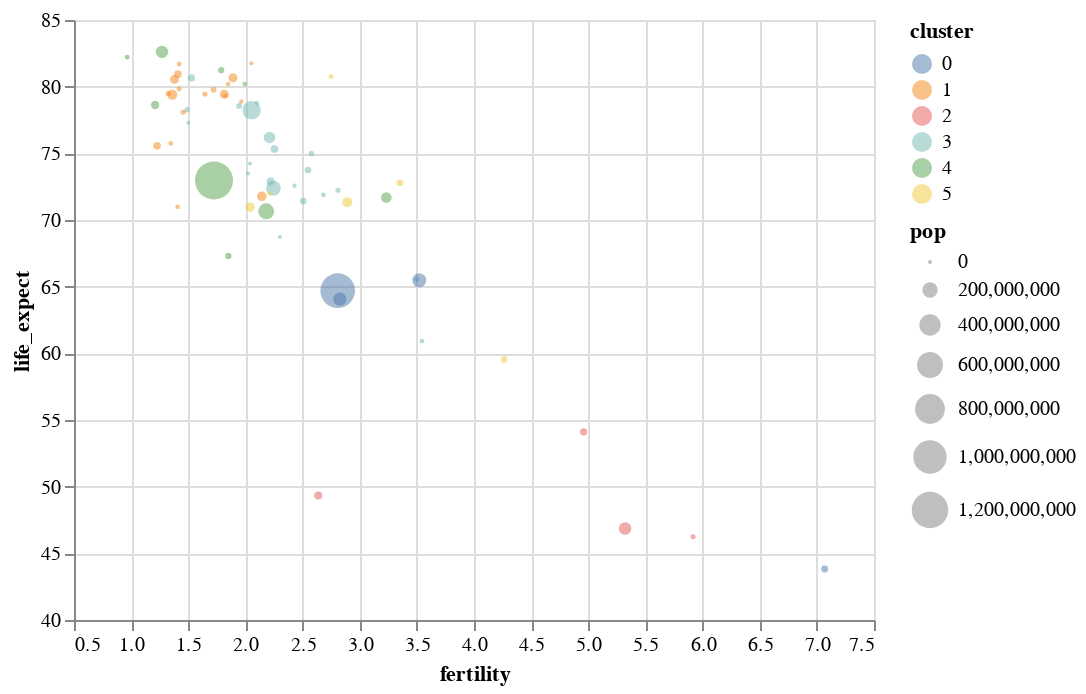

The code cell stored with this chart in its notebook:
### Code cell
# add color dimension
# also specify data type
### "column.N" = nominal aka categories
### "column.Q" = quantitative aka numerical data
### "column.O" = ordinal
### "column.T" = temporal

alt.Chart(gap2005).mark_point(filled=True).encode(
    alt.X("fertility:Q", scale=alt.Scale(zero=False)),
    alt.Y("life_expect:Q", scale=alt.Scale(zero=False)),
    alt.Size("pop:Q"),
    alt.Color("cluster:N"),
    alt.OpacityValue(0.5)
)

### Figure 1 — Vega-Lite specification as saved in the notebook (floating-point values rounded to 4 significant figures)
{"$schema": "https://vega.github.io/schema/vega-lite/v3.4.0.json", "config": {"mark": {"tooltip": null}, "view": {"height": 300, "width": 400}}, "data": {"name": "data-ba34af65c64e2b3a5a008687b8c69f55"}, "datasets": {"data-ba34af65c64e2b3a5a008687b8c69f55": [{"cluster": 0, "country": "Afghanistan", "fertility": 7.069, "life_expect": 43.83, "pop": 29928987, "year": 2005}, {"cluster": 3, "country": "Argentina", "fertility": 2.254, "life_expect": 75.32, "pop": 39537943, "year": 2005}, {"cluster": 3, "country": "Aruba", "fertility": 2.04, "life_expect": 74.24, "pop": 71566, "year": 2005}, {"cluster": 4, "country": "Australia", "fertility": 1.788, "life_expect": 81.23, "pop": 20090437, "year": 2005}, {"cluster": 1, "country": "Austria", "fertility": 1.42, "life_expect": 79.83, "pop": 8184691, "year": 2005}, {"cluster": 3, "country": "Bahamas", "fertility": 2.022, "life_expect": 73.5, "pop": 301790, "year": 2005}, {"cluster": 0, "country": "Bangladesh", "fertility": 2.826, "life_expect": 64.06, "pop": 144319628, "year": 2005}, {"cluster": 3, "country": "Barbados", "fertility": 1.5, "life_expect": 77.3, "pop": 278870, "year": 2005}, {"cluster": 1, "country": "Belgium", "fertility": 1.646, "life_expect": 79.44, "pop": 10364388, "year": 2005}, {"cluster": 3, "country": "Bolivia", "fertility": 3.5, "life_expect": 65.55, "pop": 8857870, "year": 2005}, {"cluster": 3, "country": "Brazil", "fertility": 2.245, "life_expect": 72.39, "pop": 186112794, "year": 2005}, {"cluster": 3, "country": "Canada", "fertility": 1.527, "life_expect": 80.65, "pop": 32805041, "year": 2005}, {"cluster": 3, "country": "Chile", "fertility": 1.944, "life_expect": 78.55, "pop": 15980912, "year": 2005}, {"cluster": 4, "country": "China", "fertility": 1.725, "life_expect": 72.96, "pop": 1303182268, "year": 2005}, {"cluster": 3, "country": "Colombia", "fertility": 2.22, "life_expect": 72.89, "pop": 42954279, "year": 2005}, {"cluster": 3, "country": "Costa Rica", "fertility": 2.099, "life_expect": 78.78, "pop": 4016173, "year": 2005}, {"cluster": 1, "country": "Croatia", "fertility": 1.346, "life_expect": 75.75, "pop": 4495904, "year": 2005}, {"cluster": 3, "country": "Cuba", "fertility": 1.49, "life_expect": 78.27, "pop": 11346670, "year": 2005}, {"cluster": 3, "country": "Dominican Republic", "fertility": 2.81, "life_expect": 72.23, "pop": 9049595, "year": 2005}, {"cluster": 3, "country": "Ecuador", "fertility": 2.578, "life_expect": 74.99, "pop": 13363593, "year": 2005}, {"cluster": 5, "country": "Egypt", "fertility": 2.891, "life_expect": 71.34, "pop": 77505756, "year": 2005}, {"cluster": 3, "country": "El Salvador", "fertility": 2.683, "life_expect": 71.88, "pop": 6704932, "year": 2005}, {"cluster": 1, "country": "Finland", "fertility": 1.825, "life_expect": 79.31, "pop": 5223442, "year": 2005}, {"cluster": 1, "country": "France", "fertility": 1.892, "life_expect": 80.66, "pop": 60656178, "year": 2005}, {"cluster": 1, "country": "Georgia", "fertility": 1.407, "life_expect": 70.99, "pop": 4677401, "year": 2005}, {"cluster": 1, "country": "Germany", "fertility": 1.36, "life_expect": 79.41, "pop": 82431390, "year": 2005}, {"cluster": 1, "country": "Greece", "fertility": 1.325, "life_expect": 79.48, "pop": 10668354, "year": 2005}, {"cluster": 3, "country": "Grenada", "fertility": 2.302, "life_expect": 68.72, "pop": 89502, "year": 2005}, {"cluster": 3, "country": "Haiti", "fertility": 3.545, "life_expect": 60.92, "pop": 8121622, "year": 2005}, {"cluster": 4, "country": "Hong Kong", "fertility": 0.966, "life_expect": 82.21, "pop": 6898686, "year": 2005}, {"cluster": 1, "country": "Iceland", "fertility": 2.052, "life_expect": 81.76, "pop": 296737, "year": 2005}, {"cluster": 0, "country": "India", "fertility": 2.807, "life_expect": 64.7, "pop": 1080264388, "year": 2005}, {"cluster": 4, "country": "Indonesia", "fertility": 2.182, "life_expect": 70.65, "pop": 218465000, "year": 2005}, {"cluster": 5, "country": "Iran", "fertility": 2.04, "life_expect": 70.96, "pop": 68017860, "year": 2005}, {"cluster": 5, "country": "Iraq", "fertility": 4.264, "life_expect": 59.55, "pop": 26074906, "year": 2005}, {"cluster": 1, "country": "Ireland", "fertility": 1.964, "life_expect": 78.89, "pop": 4015676, "year": 2005}, {"cluster": 5, "country": "Israel", "fertility": 2.75, "life_expect": 80.75, "pop": 6276883, "year": 2005}, {"cluster": 1, "country": "Italy", "fertility": 1.379, "life_expect": 80.55, "pop": 58103033, "year": 2005}, {"cluster": 3, "country": "Jamaica", "fertility": 2.429, "life_expect": 72.57, "pop": 2735520, "year": 2005}, {"cluster": 4, "country": "Japan", "fertility": 1.27, "life_expect": 82.6, "pop": 127417244, "year": 2005}, {"cluster": 2, "country": "Kenya", "fertility": 4.959, "life_expect": 54.11, "pop": 33829590, "year": 2005}, {"cluster": 4, "country": "South Korea", "fertility": 1.85, "life_expect": 67.3, "pop": 22912177, "year": 2005}, {"cluster": 4, "country": "North Korea", "fertility": 1.21, "life_expect": 78.62, "pop": 48640671, "year": 2005}, {"cluster": 5, "country": "Lebanon", "fertility": 2.209, "life_expect": 71.99, "pop": 3826018, "year": 2005}, {"cluster": 3, "country": "Mexico", "fertility": 2.211, "life_expect": 76.19, "pop": 106202903, "year": 2005}, {"cluster": 1, "country": "Netherlands", "fertility": 1.721, "life_expect": 79.76, "pop": 16407491, "year": 2005}, {"cluster": 4, "country": "New Zealand", "fertility": 1.994, "life_expect": 80.2, "pop": 4035461, "year": 2005}, {"cluster": 2, "country": "Nigeria", "fertility": 5.322, "life_expect": 46.86, "pop": 128765768, "year": 2005}, {"cluster": 1, "country": "Norway", "fertility": 1.848, "life_expect": 80.2, "pop": 4593041, "year": 2005}, {"cluster": 0, "country": "Pakistan", "fertility": 3.521, "life_expect": 65.48, "pop": 162419946, "year": 2005}, {"cluster": 3, "country": "Peru", "fertility": 2.506, "life_expect": 71.42, "pop": 27925628, "year": 2005}, {"cluster": 4, "country": "Philippines", "fertility": 3.233, "life_expect": 71.69, "pop": 87857473, "year": 2005}, {"cluster": 1, "country": "Poland", "fertility": 1.227, "life_expect": 75.56, "pop": 38557984, "year": 2005}, {"cluster": 1, "country": "Portugal", "fertility": 1.455, "life_expect": 78.1, "pop": 10566212, "year": 2005}, {"cluster": 2, "country": "Rwanda", "fertility": 5.917, "life_expect": 46.24, "pop": 8440820, "year": 2005}, {"cluster": 5, "country": "Saudi Arabia", "fertility": 3.352, "life_expect": 72.78, "pop": 26417599, "year": 2005}, {"cluster": 2, "country": "South Africa", "fertility": 2.637, "life_expect": 49.34, "pop": 44344136, "year": 2005}, {"cluster": 1, "country": "Spain", "fertility": 1.409, "life_expect": 80.94, "pop": 40341462, "year": 2005}, {"cluster": 1, "country": "Switzerland", "fertility": 1.42, "life_expect": 81.7, "pop": 7489370, "year": 2005}, {"cluster": 1, "country": "Turkey", "fertility": 2.143, "life_expect": 71.78, "pop": 69660559, "year": 2005}, {"cluster": 1, "country": "United Kingdom", "fertility": 1.815, "life_expect": 79.42, "pop": 60441457, "year": 2005}, {"cluster": 3, "country": "United States", "fertility": 2.054, "life_expect": 78.24, "pop": 295734134, "year": 2005}, {"cluster": 3, "country": "Venezuela", "fertility": 2.547, "life_expect": 73.75, "pop": 25375281, "year": 2005}]}, "encoding": {"color": {"field": "cluster", "type": "nominal"}, "opacity": {"value": 0.5}, "size": {"field": "pop", "type": "quantitative"}, "x": {"field": "fertility", "scale": {"zero": false}, "type": "quantitative"}, "y": {"field": "life_expect", "scale": {"zero": false}, "type": "quantitative"}}, "mark": {"filled": true, "type": "point"}}
